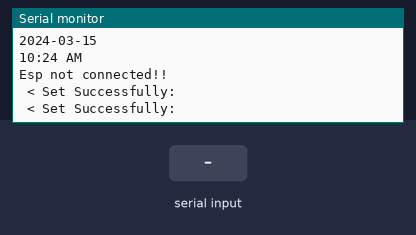
The sketch below on a simulated ESP8266 (NodeMCU). On the bench: the last lines printed to the serial monitor. The test bench sets the inputs (shaded band). WiFi joins after 1.5 s; servers stay silent unless stated; network time is answered at once with the bench clock; the local clock reads 2024-03-15 10:24:30 at power-on unless the sketch sets it.

Above: at 2.7 s.
2.8 s: "string" received over Serial
At 7.97 s:
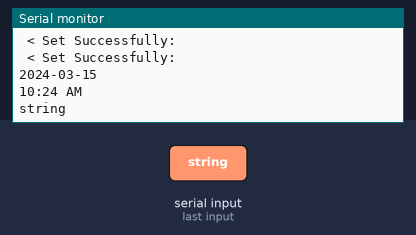
9.3 s: "90,45\n" received over Serial
At 14.27 s:
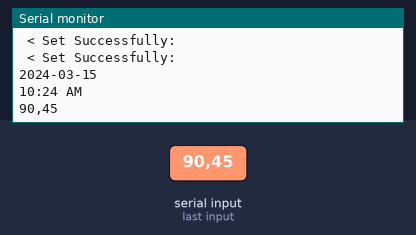

The sketch:

Esp_LoRa_Firebase.ino
```cpp
//AUTHOR: ROGER MONTOYA JR.
//date : July 21,2023
// Esp8266 , Firebase , Time,

#include <Arduino.h>
#include <WiFiManager.h> // https://github.com/tzapu/WiFiManager
#include <ESP8266WiFi.h>
#include <ESP8266WebServer.h>
#include <ArduinoJson.h>
#include <WiFiUdp.h>
#include <NTPClient.h>//lib for time
#include <FirebaseESP8266.h>//lib for firebase
#include <TimeLib.h>

#define FIREBASE_HOST "weather-station-c541d-default-rtdb.firebaseio.com"
#define FIREBASE_AUTH "AIzaSyBo6-vuNMwKGoDHC7LALDB1tWlQJ9AdGZk"


FirebaseData firebaseData;
ESP8266WebServer server(80);

WiFiUDP ntpUDP;
NTPClient timeClient(ntpUDP, "europe.pool.ntp.org", 3600, 60000);

//VARIABLES
String readSerial,readSerial2;
String parentPath = "";
String databasePath= "";


int counter = 0;
int timestamp;

void setup() {
    // put your setup code here, to run once:
    Serial.begin(115200);

    //WiFiManager, Local intialization. Once its business is done, there is no need to keep it around
    WiFiManager wm;
    timeClient.begin();
    Firebase.begin(FIREBASE_HOST, FIREBASE_AUTH);

    bool res;
    res = wm.autoConnect("AutoConnectAP","password"); // password protected ap

    if(!res) {
        Serial.println("Failed to connect");
        // ESP.restart();
    }
    else {
        //if you get here you have connected to the WiFi
        Serial.println("connected...yeey :)");
    }

    databasePath = "/station1/data/sensors";
}
void loop() {
    // put your main code here, to run repeatedly:
     Serial.println(getDateFormatted());
     Serial.println(getTimeFormatted());
     if(Serial.available()){
        readSerial = Serial.readString();
//        Serial.println(Serial.readString());
      }
      else{
        readSerial = "Esp not connected!!";
      }

      Serial.println(readSerial);
      Serial.println(readSerial2);
      counter++;
      timestamp = getTime();

      parentPath = databasePath + "/wind_speed/"+String(getDateFormatted());
      insertToFirebase(parentPath+"/value/",String(counter),"string");
      insertToFirebase(parentPath+"/timestamps/",String(getTimeFormatted()),"string");

      delay(5000);
}

//Inserting to firebase
void insertToFirebase(String path, String value, String dataType){
  start:
  if(dataType == "string"){
    if(Firebase.setString(firebaseData, path, value)){
      Serial.println(" < Set Successfully:");
    } else {
      goto start;
    }
  } else {
    if(Firebase.setFloat(firebaseData, path, value.toInt())){
      Serial.println(" < Set Successfully:");
    } else {
      goto start;
    }
  }
}
String getDateFormatted() {
  timeClient.update(); // Assuming you are using a valid NTP client like the NTPClient library
  unsigned long now = timeClient.getEpochTime();
  char buffer[30];
  sprintf(buffer, "%04d-%02d-%02d", year(now), month(now), day(now));
  return String(buffer);
}
String getTimeFormatted(){
  timeClient.update(); // Assuming you are using a valid NTP client like the NTPClient library
  unsigned long now = timeClient.getEpochTime();
  char buffer[30];
  sprintf(buffer, "%02d:%02d %s", hourFormat12(now), minute(now), isAM(now) ? "AM" : "PM");

  return String(buffer);
}
// Function that gets current epoch time
unsigned long getTime() {
  timeClient.update();
  unsigned long now = timeClient.getEpochTime();
  return now;
}
```

Measured:
- after the input at 2.8 s, the serial monitor: prints a new line after 5.0 s (image 1)
- after the input at 9.3 s, the serial monitor: prints a new line after 4.8 s (image 2)
